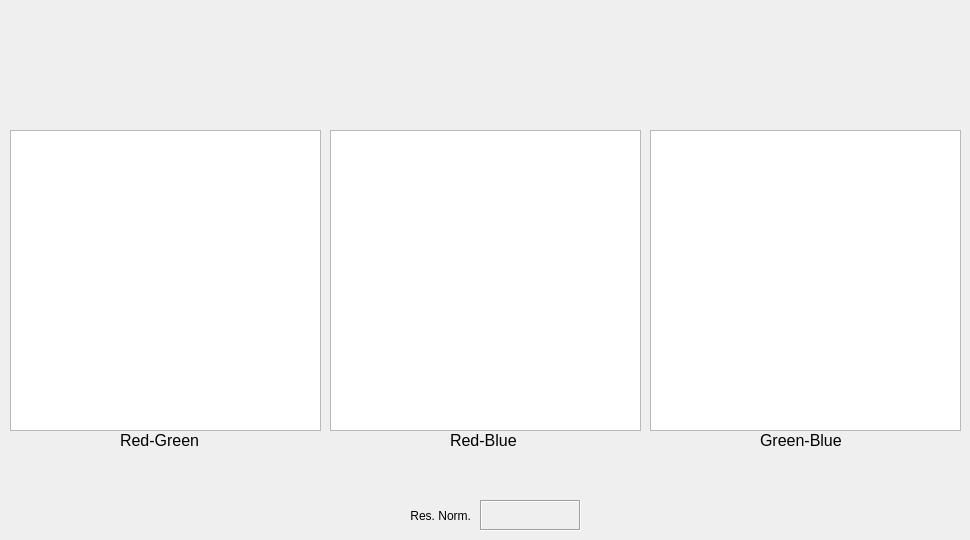
     <widget class="QWidget" name="crossOutputTab">
      <attribute name="title">
       <string>Cross-Correlation</string>
      </attribute>
      <widget class="QLabel" name="labelOutputRB">
       <property name="geometry">
        <rect>
         <x>450</x>
         <y>430</y>
         <width>81</width>
         <height>20</height>
        </rect>
       </property>
       <property name="font">
        <font>
         <pointsize>12</pointsize>
        </font>
       </property>
       <property name="text">
        <string>Red-Blue</string>
       </property>
      </widget>
      <widget class="QGraphicsView" name="imageCrossRG">
       <property name="geometry">
        <rect>
         <x>10</x>
         <y>130</y>
         <width>311</width>
         <height>301</height>
        </rect>
       </property>
      </widget>
      <widget class="QLabel" name="labelOutputRG">
       <property name="geometry">
        <rect>
         <x>120</x>
         <y>430</y>
         <width>91</width>
         <height>20</height>
        </rect>
       </property>
       <property name="font">
        <font>
         <pointsize>12</pointsize>
        </font>
       </property>
       <property name="text">
        <string>Red-Green</string>
       </property>
      </widget>
      <widget class="QGraphicsView" name="imageCrossRB">
       <property name="geometry">
        <rect>
         <x>330</x>
         <y>130</y>
         <width>311</width>
         <height>301</height>
        </rect>
       </property>
      </widget>
      <widget class="QLabel" name="labelOutputGB">
       <property name="geometry">
        <rect>
         <x>760</x>
         <y>430</y>
         <width>91</width>
         <height>20</height>
        </rect>
       </property>
       <property name="font">
        <font>
         <pointsize>12</pointsize>
        </font>
       </property>
       <property name="text">
        <string>Green-Blue</string>
       </property>
      </widget>
      <widget class="QGraphicsView" name="imageCrossGB">
       <property name="geometry">
        <rect>
         <x>650</x>
         <y>130</y>
         <width>311</width>
         <height>301</height>
        </rect>
       </property>
      </widget>
      <widget class="QLabel" name="labelCrossResNorm">
       <property name="geometry">
        <rect>
         <x>380</x>
         <y>500</y>
         <width>91</width>
         <height>31</height>
        </rect>
       </property>
       <property name="text">
        <string>Res. Norm.</string>
       </property>
       <property name="alignment">
        <set>Qt::AlignRight|Qt::AlignTrailing|Qt::AlignVCenter</set>
       </property>
      </widget>
      <widget class="QLabel" name="crossResNormValue">
       <property name="geometry">
        <rect>
         <x>480</x>
         <y>500</y>
         <width>101</width>
         <height>31</height>
        </rect>
       </property>
       <property name="font">
        <font>
         <pointsize>8</pointsize>
        </font>
       </property>
       <property name="frameShape">
        <enum>QFrame::Box</enum>
       </property>
       <property name="frameShadow">
        <enum>QFrame::Sunken</enum>
       </property>
       <property name="text">
        <string/>
       </property>
       <property name="alignment">
        <set>Qt::AlignCenter</set>
       </property>
      </widget>
     </widget>
